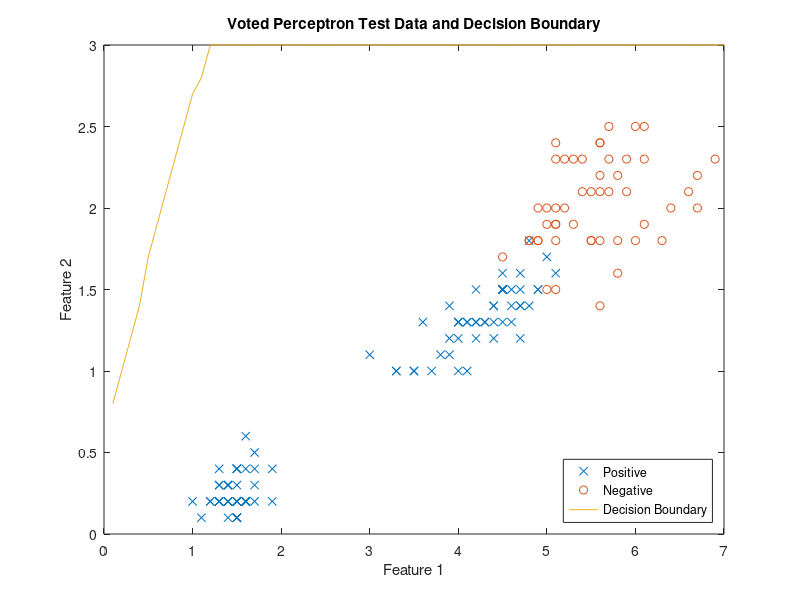

This figure's MATLAB source:
% voted_perceptron.m
% Michael Anderson

% Get data from file
M = csvread('iris-twoclass.csv');
N = size(M,1);
x_orig = cat(2,ones(N,1),M(:,2:3));
y = M(:,1);

% Initialize
w = [0 0 0];
c = 0;
n = 1;

% Perform voted perceptron
for epoch = 1:100
    % Randomly shuffle data at the beginning of each epoch
    ordering = randperm(N);
    x = x_orig(ordering,:);
    y = y(ordering);
    
    for i = 1:N
        u = w(n,:) * x(i,:)';
        if (y(i) * u) <= 0
            w(n+1,:) = w(n,:) + y(i)*x(i,:);
            c(n+1) = 0;
            n = n + 1;
        else
            c(n) = c(n) + 1;
        end
    end
end

% Classify some feature values in a fine grid to determine the decision boundary
for i = 1:1:70
    for j = 0.1:0.1:3
        if sum(c .* ((([1 i/10 j] * w') > 0) * 2 - 1)) < 0
            break;
        end
    end
    dec_y(i) = j;
end

% Plot results
plot(x_orig(1:100,2), x_orig(1:100,3), 'x', x_orig(101:N,2), x_orig(101:N,3), 'o', 0.1:0.1:7, dec_y);
title('Voted Perceptron Test Data and Decision Boundary');
xlabel('Feature 1');
ylabel('Feature 2');
legend('Positive', 'Negative', 'Decision Boundary', 'Location', 'SouthEast');